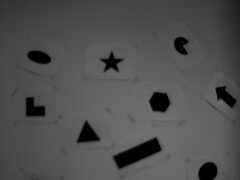
#> input picture PYTHON/cv/frame_00000475.png, 240 x 180 px
$ python corner.py
#> lines starting #> are read from the running program, lines starting #| are printed output that depends on the picture; after the words box and inside, x2 and y2 are one past the last pixel; in counts of white or black regions, pixels touching at a corner belong together
import cv2
import numpy as np
import copy

# detector parameters
block_size = 5
sobel_size = 3
k = 0.04


def harris(image):
    # image2=np.zeros((image.shape[0],image.shape[1]))
    image2 = copy.deepcopy(image)

    gray_img = cv2.cvtColor(image2, cv2.COLOR_BGR2GRAY)
    # modify the data type setting to 32-bit floating point
    gray_img = np.float32(gray_img)

    # detect the corners with appropriate values as input parameters
    corners_img = cv2.cornerHarris(gray_img, block_size, sobel_size, k)

    # result is dilated for marking the corners, not necessary
    dst = cv2.dilate(corners_img, None)


    # Threshold for an optimal value, marking the corners in Green
    image2[corners_img > 0.01 * corners_img.max()] = [0, 0, 255]

    # cv2.imwrite('new_bird.jpg', image)
    cv2.imshow("harris", image2)

def shi_tomasi(image):
    image2=copy.deepcopy(image)
    maxCorners = 100
    qualityLevel = 0.01
    minDistance = 10
    gray = cv2.cvtColor(image2, cv2.COLOR_BGR2GRAY)
    corners = cv2.goodFeaturesToTrack(gray, 0, qualityLevel, minDistance)

    corners = np.int0(corners)
    for i in corners:
        x, y = i.ravel()
        cv2.circle(image2, (x, y), 2, (0, 0, 255), -1)
    cv2.imshow("shi_tomasi", image2)

def fast_detect(image):
    image2=copy.deepcopy(image)
    fast = cv2.FastFeatureDetector_create()
    fast.setNonmaxSuppression(0)
    key_point = fast.detect(image2)
    image2=cv2.drawKeypoints(image2,key_point,None,(255,0,0))
    cv2.imshow("fast2",image2)

if __name__=="__main__":
    image = cv2.imread('frame_00000475.png')
#> image is the input picture: shape (180, 240, 3); min 0, max 117, mean 79.4
    # image = cv2.imread('test_pic.jpg')
    harris(image)
#> in harris, `corners_img = cv2.cornerHarris(gray_img, block_size, sobel_size, k)`:
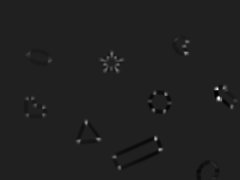
#> corners_img: shape (180, 240) float32; min -375942.3, max 2574732.5, mean 3395.1; drawn with min black and max white
#> in harris, `dst = cv2.dilate(corners_img, None)`:
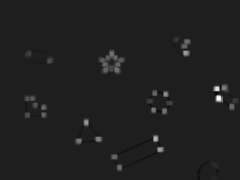
#> dst: shape (180, 240) float32; min -355181.1, max 2574732.5, mean 21022.6; drawn with min black and max white
#> in harris, `image2[corners_img > 0.01 * corners_img.max()] = [0, 0, 255]`:
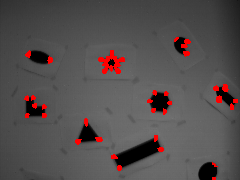
#> image2: shape (180, 240, 3); 2.5% of pixels changed, all inside (x1, y1, x2, y2) = (24, 37, 238, 180)
    # cv2.imshow("image",image)

    fast_detect(image)
#> in fast_detect, `key_point = fast.detect(image2)`: key_point = 599 keypoints; strongest (x, y, size): (177, 37, 7), (178, 37, 7), (179, 37, 7), (180, 37, 7)
#> in fast_detect, `image2=cv2.drawKeypoints(image2,key_point,None,(255,0,0))`:
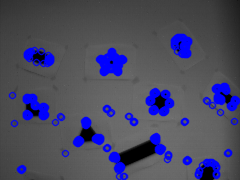
#> image2: shape (180, 240, 3); mean B, G, R 98.6, 73.4, 73.4

    shi_tomasi(image)
#> in shi_tomasi, `corners = cv2.goodFeaturesToTrack(gray, 0, qualityLevel, minDistance)`: corners = 50 rows, first 8: [218, 99], [186, 53], [216, 88], [78, 141], [86, 121], [155, 138], [99, 139], [117, 70]
#> the loop in shi_tomasi, `for i in corners:` made 50 passes
#> (x, y) on passes 1 to 12: (218, 99), (186, 53), (216, 88), (78, 141), (86, 121), (155, 138), (99, 139), (117, 70), (104, 71), (111, 52), (187, 41), (160, 149)
#> after the loop in shi_tomasi, `for i in corners:`:
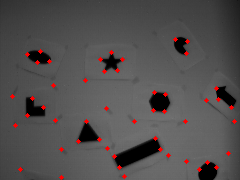
#> image2: shape (180, 240, 3); 1.5% of pixels changed, all inside (x1, y1, x2, y2) = (10, 37, 237, 180)

    cv2.waitKey(30000)
    cv2.destroyAllWindows()
